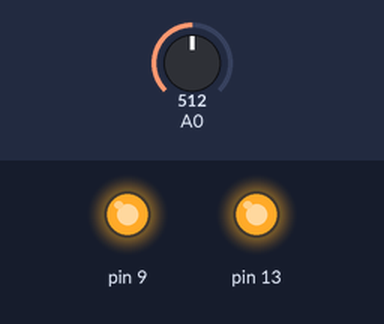
Bench run of a sketch on a simulated Arduino Uno, built with avr-gcc and run on an emulated ATmega328P. Parts: output pins drawn as LEDs (lit = HIGH). Inputs (shaded band) come from the test bench; at power-on: A0 = 512.

Above: at 1.2 s.
1.3 s: A0 set to 137
2.8 s: A0 set to 112
At 3.4 s:
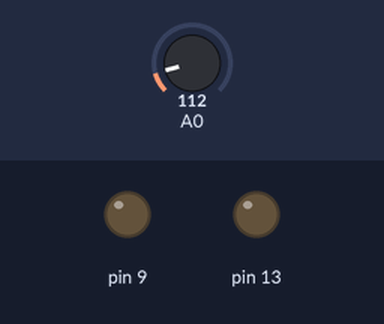
4.3 s: A0 set to 135
At 5.5 s:
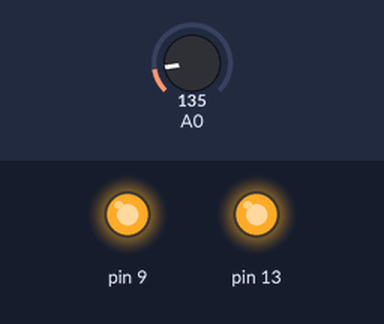
5.8 s: A0 set to 122
At 7.2 s:
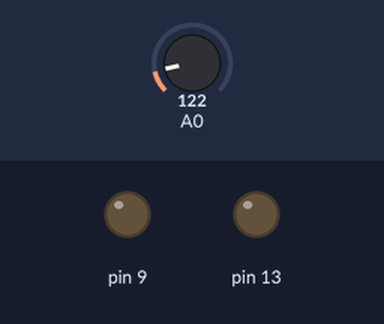
Timing chart, 0 to 8.3 s (numbered marks = the images above; inputs shaded):
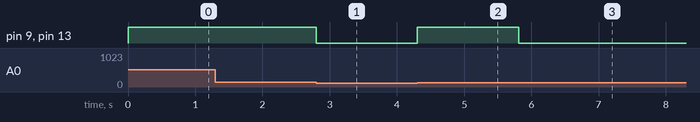

Measured:
- the behaviour switches between 125 and 124 on A0 (found by bisection; images 0 and 1)
- after the input at 1.3 s, every drawn part: stays the same
- after the input at 2.8 s, pin 9, pin 13: HIGH → LOW at once
- after the input at 4.3 s, pin 9, pin 13: LOW → HIGH at once
- after the input at 5.8 s, pin 9, pin 13: HIGH → LOW at once

The sketch:

automatic_fan1.ino
```cpp
void setup()
{
  pinMode(A0, INPUT);
  pinMode(9, OUTPUT);
  pinMode(13, OUTPUT);
}

void loop()
{
  if (analogRead(A0) >= 125) {
    digitalWrite(9, HIGH);
    digitalWrite(13, HIGH);
  } else {
    digitalWrite(9, LOW);
    digitalWrite(13, LOW);
  }
  delay(10); }
```
